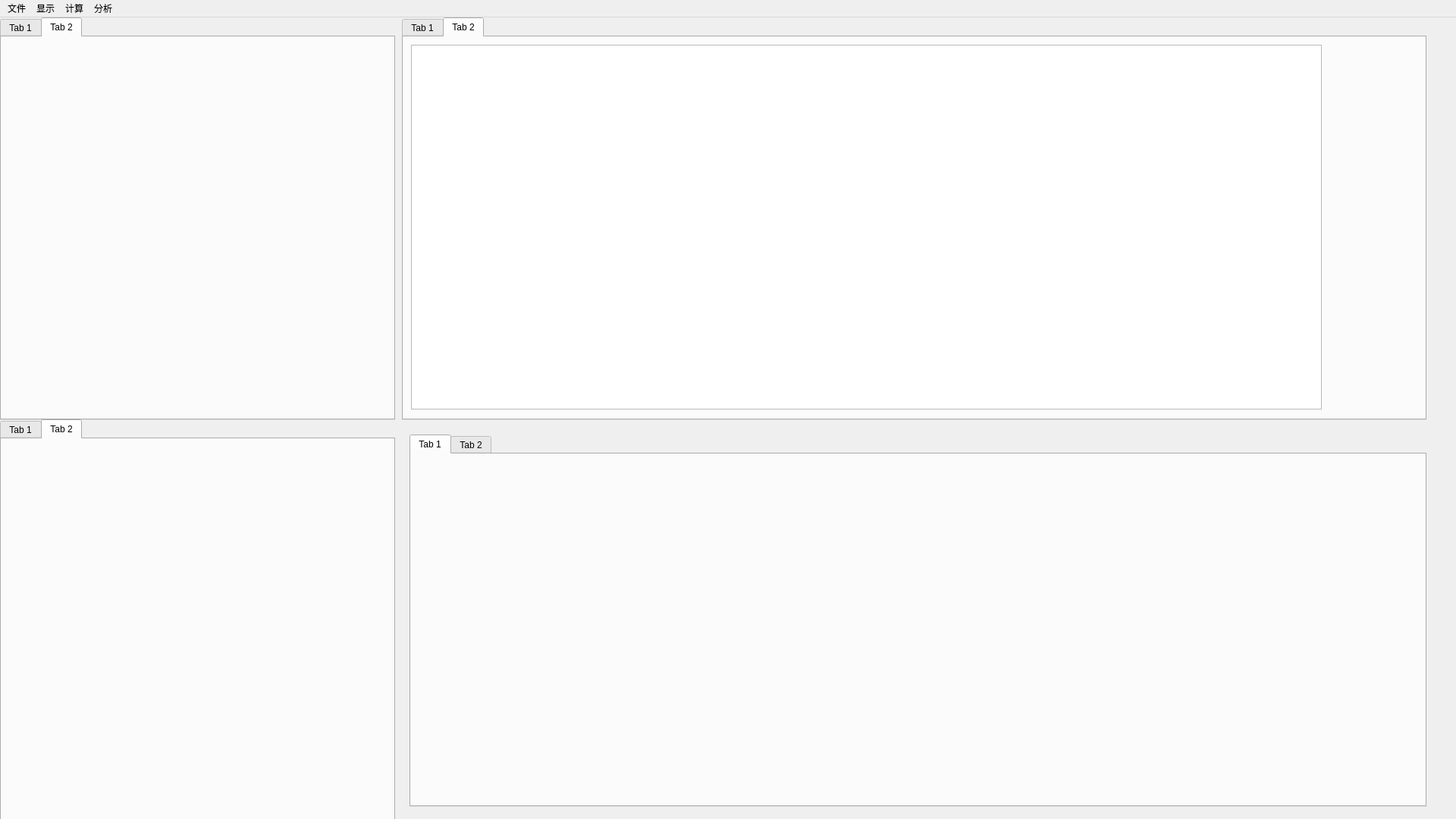
<?xml version="1.0" encoding="UTF-8"?>
<ui version="4.0">
 <class>MainWindow</class>
 <widget class="QMainWindow" name="MainWindow">
  <property name="geometry">
   <rect>
    <x>0</x>
    <y>0</y>
    <width>1920</width>
    <height>1080</height>
   </rect>
  </property>
  <property name="windowTitle">
   <string>图像视频物体消除</string>
  </property>
  <widget class="QWidget" name="centralwidget">
   <property name="enabled">
    <bool>true</bool>
   </property>
   <property name="sizePolicy">
    <sizepolicy hsizetype="Fixed" vsizetype="Fixed">
     <horstretch>0</horstretch>
     <verstretch>0</verstretch>
    </sizepolicy>
   </property>
   <property name="maximumSize">
    <size>
     <width>16777215</width>
     <height>16777213</height>
    </size>
   </property>
   <widget class="QTabWidget" name="showWidget">
    <property name="geometry">
     <rect>
      <x>0</x>
      <y>0</y>
      <width>521</width>
      <height>531</height>
     </rect>
    </property>
    <property name="currentIndex">
     <number>1</number>
    </property>
    <widget class="QWidget" name="tab">
     <attribute name="title">
      <string>Tab 1</string>
     </attribute>
    </widget>
    <widget class="QWidget" name="tab_2">
     <attribute name="title">
      <string>Tab 2</string>
     </attribute>
    </widget>
   </widget>
   <widget class="QTabWidget" name="calculateWidget">
    <property name="geometry">
     <rect>
      <x>0</x>
      <y>530</y>
      <width>521</width>
      <height>531</height>
     </rect>
    </property>
    <property name="currentIndex">
     <number>1</number>
    </property>
    <widget class="QWidget" name="tab_3">
     <attribute name="title">
      <string>Tab 1</string>
     </attribute>
    </widget>
    <widget class="QWidget" name="tab_4">
     <attribute name="title">
      <string>Tab 2</string>
     </attribute>
    </widget>
   </widget>
   <widget class="QTabWidget" name="dataWidget">
    <property name="geometry">
     <rect>
      <x>530</x>
      <y>0</y>
      <width>1351</width>
      <height>531</height>
     </rect>
    </property>
    <property name="currentIndex">
     <number>1</number>
    </property>
    <widget class="QWidget" name="tab_7">
     <attribute name="title">
      <string>Tab 1</string>
     </attribute>
     <widget class="QTableView" name="tableView">
      <property name="geometry">
       <rect>
        <x>10</x>
        <y>10</y>
        <width>1201</width>
        <height>481</height>
       </rect>
      </property>
     </widget>
    </widget>
    <widget class="QWidget" name="tab_8">
     <attribute name="title">
      <string>Tab 2</string>
     </attribute>
     <widget class="QTableView" name="tableView_2">
      <property name="geometry">
       <rect>
        <x>10</x>
        <y>10</y>
        <width>1201</width>
        <height>481</height>
       </rect>
      </property>
     </widget>
    </widget>
   </widget>
   <widget class="QTabWidget" name="displayWidget">
    <property name="geometry">
     <rect>
      <x>540</x>
      <y>550</y>
      <width>1341</width>
      <height>491</height>
     </rect>
    </property>
    <widget class="QWidget" name="tab_5">
     <attribute name="title">
      <string>Tab 1</string>
     </attribute>
    </widget>
    <widget class="QWidget" name="tab_6">
     <attribute name="title">
      <string>Tab 2</string>
     </attribute>
    </widget>
   </widget>
  </widget>
  <widget class="QMenuBar" name="menuBar">
   <property name="geometry">
    <rect>
     <x>0</x>
     <y>0</y>
     <width>1920</width>
     <height>26</height>
    </rect>
   </property>
   <widget class="QMenu" name="menu">
    <property name="title">
     <string>文件</string>
    </property>
    <addaction name="actionopen"/>
    <addaction name="actionout"/>
   </widget>
   <widget class="QMenu" name="menu_2">
    <property name="title">
     <string>显示</string>
    </property>
    <widget class="QMenu" name="menu_5">
     <property name="title">
      <string>倍频图</string>
     </property>
     <addaction name="action1_3"/>
     <addaction name="action1_1"/>
    </widget>
    <addaction name="actionXY"/>
    <addaction name="actionwaterfall"/>
    <addaction name="actionBode"/>
    <addaction name="actionFrontback"/>
    <addaction name="actionUL"/>
    <addaction name="menu_5"/>
    <addaction name="actionNyquist"/>
    <addaction name="actionColormap"/>
    <addaction name="actionshujuku"/>
   </widget>
   <widget class="QMenu" name="menu_3">
    <property name="title">
     <string>计算</string>
    </property>
    <widget class="QMenu" name="menu_6">
     <property name="title">
      <string>数学运算</string>
     </property>
     <addaction name="actionsum"/>
     <addaction name="actionaverage"/>
     <addaction name="actionmax"/>
     <addaction name="actionmin"/>
     <addaction name="actionrms"/>
     <addaction name="actioncalculate_all"/>
     <addaction name="separator"/>
     <addaction name="actionsincos_2"/>
    </widget>
    <widget class="QMenu" name="menu_7">
     <property name="title">
      <string>计权</string>
     </property>
     <addaction name="actionA_weight"/>
     <addaction name="actionB_weight"/>
     <addaction name="actionC_weight"/>
    </widget>
    <addaction name="actionfft"/>
    <addaction name="actionifft"/>
    <addaction name="actionself_composed"/>
    <addaction name="actioncepstrum"/>
    <addaction name="actionOctave_Band_Synthesis"/>
    <addaction name="menu_6"/>
    <addaction name="menu_7"/>
   </widget>
   <widget class="QMenu" name="menu_4">
    <property name="title">
     <string>分析</string>
    </property>
    <addaction name="actionsehngc"/>
    <addaction name="actiondayin"/>
   </widget>
   <addaction name="menu"/>
   <addaction name="menu_2"/>
   <addaction name="menu_3"/>
   <addaction name="menu_4"/>
  </widget>
  <action name="actionopen">
   <property name="text">
    <string>打开</string>
   </property>
  </action>
  <action name="actionout">
   <property name="text">
    <string>导出</string>
   </property>
  </action>
  <action name="actionXY">
   <property name="text">
    <string>XY</string>
   </property>
  </action>
  <action name="actionfft">
   <property name="text">
    <string>傅里叶变换</string>
   </property>
  </action>
  <action name="actionwaterfall">
   <property name="text">
    <string>瀑布图</string>
   </property>
  </action>
  <action name="actionBode">
   <property name="text">
    <string>Bode图</string>
   </property>
  </action>
  <action name="actionFrontback">
   <property name="text">
    <string>Frontback图</string>
   </property>
  </action>
  <action name="actionUL">
   <property name="text">
    <string>UL图</string>
   </property>
  </action>
  <action name="action1_3">
   <property name="text">
    <string>1/3倍频程图</string>
   </property>
  </action>
  <action name="actionNyquist">
   <property name="text">
    <string>Nyquist图</string>
   </property>
  </action>
  <action name="action1_1">
   <property name="text">
    <string>单倍倍频程图</string>
   </property>
  </action>
  <action name="actionifft">
   <property name="text">
    <string>逆傅里叶变换</string>
   </property>
  </action>
  <action name="actionself_composed">
   <property name="text">
    <string>自谱</string>
   </property>
  </action>
  <action name="actioncepstrum">
   <property name="text">
    <string>倒谱</string>
   </property>
  </action>
  <action name="actionOctave_Band_Synthesis">
   <property name="text">
    <string>倍频程合成</string>
   </property>
  </action>
  <action name="actionsum">
   <property name="text">
    <string>求和</string>
   </property>
  </action>
  <action name="actionaverage">
   <property name="text">
    <string>求平均</string>
   </property>
  </action>
  <action name="actionmax">
   <property name="text">
    <string>求最大值</string>
   </property>
  </action>
  <action name="actionmin">
   <property name="text">
    <string>求最小值</string>
   </property>
  </action>
  <action name="actionrms">
   <property name="text">
    <string>求均方根</string>
   </property>
  </action>
  <action name="actionsincos">
   <property name="text">
    <string>三角函数</string>
   </property>
  </action>
  <action name="actioncalculate_all">
   <property name="text">
    <string>计算全部</string>
   </property>
  </action>
  <action name="actionsincos_2">
   <property name="text">
    <string>三角函数</string>
   </property>
  </action>
  <action name="actionsehngc">
   <property name="text">
    <string>生成报告</string>
   </property>
  </action>
  <action name="actiondayin">
   <property name="text">
    <string>打印报告</string>
   </property>
  </action>
  <action name="actionshujuku">
   <property name="text">
    <string>数据库</string>
   </property>
  </action>
  <action name="actionA_weight">
   <property name="text">
    <string>A计权</string>
   </property>
  </action>
  <action name="actionB_weight">
   <property name="text">
    <string>B计权</string>
   </property>
  </action>
  <action name="actionC_weight">
   <property name="text">
    <string>C计权</string>
   </property>
  </action>
  <action name="actionColormap">
   <property name="text">
    <string>Colormap图</string>
   </property>
  </action>
 </widget>
 <resources/>
 <connections/>
</ui>
